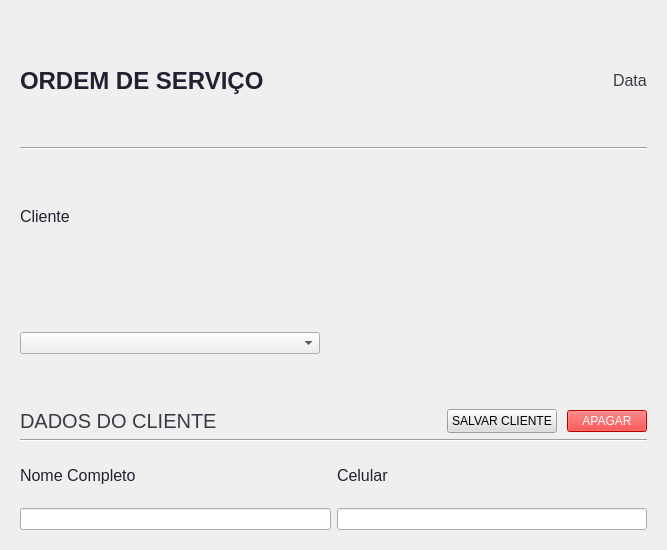
          <widget class="QWidget" name="layout_data">
           <property name="geometry">
            <rect>
             <x>0</x>
             <y>0</y>
             <width>667</width>
             <height>550</height>
            </rect>
           </property>
           <layout class="QVBoxLayout" name="verticalLayout_16">
            <item>
             <widget class="QWidget" name="widget_ordem_servico" native="true">
              <layout class="QVBoxLayout" name="verticalLayout_3">
               <item>
                <layout class="QHBoxLayout" name="horizontalLayout_2">
                 <item>
                  <widget class="QLabel" name="label_ordem">
                   <property name="font">
                    <font>
                     <pointsize>-1</pointsize>
                     <bold>true</bold>
                    </font>
                   </property>
                   <property name="styleSheet">
                    <string notr="true">color: rgb(36, 31, 49);
font-size: 24px;</string>
                   </property>
                   <property name="text">
                    <string>ORDEM DE SERVIÇO</string>
                   </property>
                  </widget>
                 </item>
                 <item alignment="Qt::AlignRight">
                  <widget class="QLabel" name="label_data">
                   <property name="styleSheet">
                    <string notr="true">color: rgb(61, 56, 70);
font-size: 16px;</string>
                   </property>
                   <property name="text">
                    <string>Data</string>
                   </property>
                  </widget>
                 </item>
                </layout>
               </item>
               <item>
                <widget class="Line" name="line">
                 <property name="orientation">
                  <enum>Qt::Horizontal</enum>
                 </property>
                </widget>
               </item>
               <item>
                <widget class="QLabel" name="label_cliente">
                 <property name="styleSheet">
                  <string notr="true">color: rgb(36, 31, 49);
font-size: 16px;</string>
                 </property>
                 <property name="text">
                  <string>Cliente</string>
                 </property>
                </widget>
               </item>
               <item>
                <layout class="QHBoxLayout" name="horizontalLayout_3">
                 <item>
                  <widget class="QComboBox" name="comboBox_cliente">
                   <property name="maximumSize">
                    <size>
                     <width>300</width>
                     <height>16777215</height>
                    </size>
                   </property>
                  </widget>
                 </item>
                 <item>
                  <widget class="QFrame" name="frame_option_combo">
                   <property name="styleSheet">
                    <string notr="true">border:none;</string>
                   </property>
                   <property name="frameShape">
                    <enum>QFrame::StyledPanel</enum>
                   </property>
                   <property name="frameShadow">
                    <enum>QFrame::Raised</enum>
                   </property>
                  </widget>
                 </item>
                </layout>
               </item>
               <item>
                <widget class="QWidget" name="widget_dados_cliente" native="true">
                 <layout class="QVBoxLayout" name="verticalLayout_4">
                  <property name="leftMargin">
                   <number>0</number>
                  </property>
                  <property name="topMargin">
                   <number>0</number>
                  </property>
                  <property name="rightMargin">
                   <number>0</number>
                  </property>
                  <property name="bottomMargin">
                   <number>0</number>
                  </property>
                  <item>
                   <layout class="QHBoxLayout" name="horizontalLayout">
                    <property name="spacing">
                     <number>10</number>
                    </property>
                    <item>
                     <widget class="QLabel" name="label_dados_cliente">
                      <property name="styleSheet">
                       <string notr="true">color: rgb(61, 56, 70);
font-size: 20px;</string>
                      </property>
                      <property name="text">
                       <string>DADOS DO CLIENTE</string>
                      </property>
                     </widget>
                    </item>
                    <item>
                     <spacer name="horizontalSpacer_4">
                      <property name="orientation">
                       <enum>Qt::Horizontal</enum>
                      </property>
                      <property name="sizeHint" stdset="0">
                       <size>
                        <width>40</width>
                        <height>20</height>
                       </size>
                      </property>
                     </spacer>
                    </item>
                    <item>
                     <widget class="QPushButton" name="btn_save_cliente">
                      <property name="styleSheet">
                       <string notr="true">background-color: rgb(222, 221, 218);
color:black;
padding: 4px;</string>
                      </property>
                      <property name="text">
                       <string>SALVAR CLIENTE</string>
                      </property>
                     </widget>
                    </item>
                    <item>
                     <widget class="QPushButton" name="btn_del_cliente">
                      <property name="styleSheet">
                       <string notr="true">background-color: rgb(255, 0, 0);
color: white;</string>
                      </property>
                      <property name="text">
                       <string>APAGAR</string>
                      </property>
                     </widget>
                    </item>
                   </layout>
                  </item>
                  <item>
                   <widget class="Line" name="line_dados_cliente">
                    <property name="orientation">
                     <enum>Qt::Horizontal</enum>
                    </property>
                   </widget>
                  </item>
                  <item>
                   <layout class="QHBoxLayout" name="layout_organizador">
                    <item>
                     <layout class="QVBoxLayout" name="layout_origanizador1">
                      <item>
                       <widget class="QLabel" name="label">
                        <property name="styleSheet">
                         <string notr="true">color: rgb(36, 31, 49);
font-size: 16px;</string>
                        </property>
                        <property name="text">
                         <string>Nome Completo</string>
                        </property>
                       </widget>
                      </item>
                      <item>
                       <widget class="QLineEdit" name="line_nome_completo"/>
                      </item>
                     </layout>
                    </item>
                    <item>
                     <layout class="QVBoxLayout" name="layout_origanizador2">
                      <item>
                       <widget class="QLabel" name="label_2">
                        <property name="styleSheet">
                         <string notr="true">color: rgb(36, 31, 49);
font-size: 16px;</string>
                        </property>
                        <property name="text">
                         <string>Celular</string>
                        </property>
                       </widget>
                      </item>
                      <item>
                       <widget class="QLineEdit" name="line_celular_cliente"/>
                      </item>
                     </layout>
                    </item>
                   </layout>
                  </item>
                 </layout>
                </widget>
               </item>
              </layout>
             </widget>
            </item>
           </layout>
          </widget>
